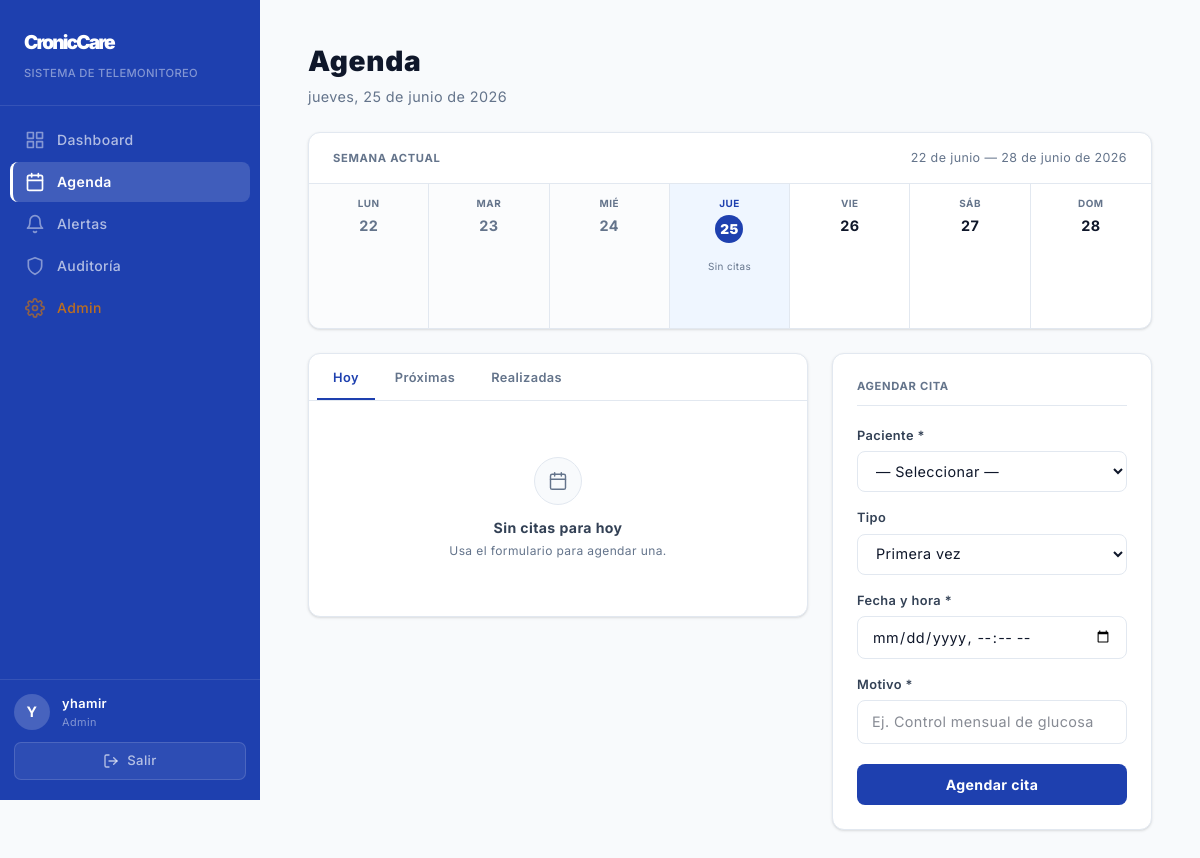
Page /agenda/ (signed in) on the earlier database version.
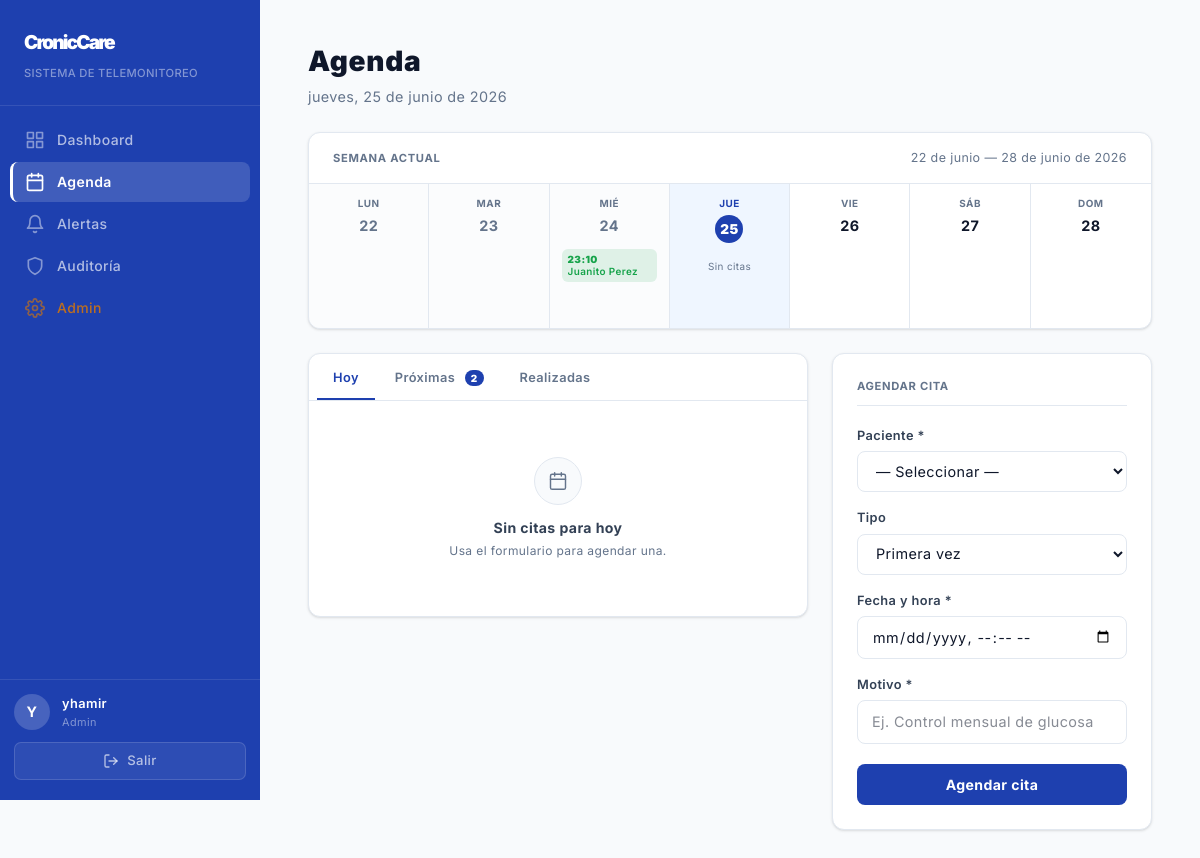
Same page on the later database version.
### core/models.py (models this page shows, shortened)
class Consulta(models.Model):
    TIPOS = [
        ('primera_vez', 'Primera vez'),
        ('control', 'Control rutinario'),
        ('seguimiento', 'Seguimiento'),
        ('urgencia', 'Urgencia'),
    ]
    ESTADOS = [
        ('programada', 'Programada'),
        ('realizada', 'Realizada'),
        ('cancelada', 'Cancelada'),
        ('no_asistio', 'No asistió'),
    ]
    paciente = models.ForeignKey(Paciente, on_delete=models.CASCADE, related_name='consultas')
    medico = models.ForeignKey(User, on_delete=models.SET_NULL, null=True, related_name='consultas')
    tipo = models.CharField(max_length=20, choices=TIPOS, default='control')
    estado = models.CharField(max_length=20, choices=ESTADOS, default='programada')
    fecha_hora = models.DateTimeField()
    motivo = models.CharField(max_length=300)
    diagnostico = models.TextField(blank=True)
    indicaciones = models.TextField(blank=True)
    proxima_cita = models.DateField(null=True, blank=True)
    fecha_registro = models.DateTimeField(auto_now_add=True)
    class Meta:
        ordering = ['fecha_hora']

class Paciente(models.Model):
    ENFERMEDADES = [
        ('diabetes_t2', 'Diabetes Tipo 2'),
        ('diabetes_t1', 'Diabetes Tipo 1'),
        ('hipertension', 'Hipertensión Arterial'),
        ('asma', 'Asma'),
        ('epoc', 'EPOC'),
        ('irc', 'Insuficiencia Renal Crónica'),
        ('icc', 'Insuficiencia Cardíaca Crónica'),
        ('artritis', 'Artritis Reumatoide'),
        ('otra', 'Otra'),
    ]
    user = models.OneToOneField(User, on_delete = models.SET_NULL, null = True, blank = True, related_name = 'paciente')
    nombre = models.CharField(max_length = 100)
    dni = models.CharField(max_length = 8, unique = True)
    enfermedad = models.CharField(max_length = 100, choices = ENFERMEDADES)
    fecha_nacimiento = models.DateField(null = True, blank = True)
    telefono = models.CharField(max_length = 15, blank = True)
    fecha_registro = models.DateTimeField(auto_now_add = True)

### core/views/agenda.py (the view)
# urls.py: path('agenda/', views.agenda, name='agenda'),
@login_required
@medico_required
def agenda(request):
    hoy = timezone.localdate()
    if request.method == "POST":
        return _crear_consulta(request, hoy)
    proximas = (
        Consulta.objects
        .filter(estado="programada", fecha_hora__date__gte=hoy)
        .select_related("paciente", "medico")
        .order_by("fecha_hora")
    )
    hoy_citas = proximas.filter(fecha_hora__date=hoy)
    proximas_qs = proximas.filter(fecha_hora__date__gt=hoy)
    proximas_pag = Paginator(proximas_qs, 10)
    proximas_page = proximas_pag.get_page(request.GET.get("pp", 1))
    recientes_qs = (
        Consulta.objects
        .filter(estado="realizada")
        .select_related("paciente")
        .order_by("-fecha_hora")
    )
    recientes_pag  = Paginator(recientes_qs, 10)
    recientes_page = recientes_pag.get_page(request.GET.get("rp", 1))
    semana_inicio = hoy - timedelta(days=hoy.weekday())
    semana_fin = semana_inicio + timedelta(days=6)
    citas_cal = list(
        Consulta.objects
        .filter(fecha_hora__date__gte = semana_inicio, fecha_hora__date__lte = semana_fin)
        .select_related("paciente")
        .order_by("fecha_hora")
    )
    dias_semana = [
        {
            "fecha": semana_inicio + timedelta(days=i),
            "nombre": _DIAS_ES[i],
            "citas": [c for c in citas_cal if c.fecha_hora.date() == semana_inicio + timedelta(days=i)],
            "es_hoy": semana_inicio + timedelta(days=i) == hoy,
            "pasado": semana_inicio + timedelta(days=i) < hoy,
        }
        for i in range(7)
    ]
    return render(request, "core/agenda.html", {
        "hoy": hoy,
        "hoy_citas": hoy_citas,
        "semana_citas": proximas_page,
        "proximas_page": proximas_page,
        "recientes": recientes_page,
        "recientes_page": recientes_page,
        "pacientes": Paciente.objects.all().order_by("nombre"),
        "tipos": Consulta.TIPOS,
        "today": hoy.isoformat(),
        "dias_semana": dias_semana,
        "semana_inicio": semana_inicio,
        "semana_fin": semana_fin,
    })

### core/context_processors.py (called while the page is built)
def alertas_pendientes(request):
    if not request.user.is_authenticated:
        return {'total_alertas_pendientes': 0}
    total = cache.get(_CACHE_KEY)
    if total is None:
        total = Alerta.objects.filter(resuelta=False, criticidad='critica').count()
        cache.set(_CACHE_KEY, total, _CACHE_SECS)
    return {'total_alertas_pendientes': total}

### core/permissions.py (called while the page is built)
def es_medico(user):
    return user.groups.filter(name="Medico").exists() or user.is_superuser

### core/templates/core/agenda.html (shortened to what the changed rows need)
{% extends 'core/base.html' %}
{% block content %}
<div class="p-10 px-12 max-w-350 mx-auto">
  <div class="mb-6">
    <h1 class="font-black text-[1.75rem] tracking-wide text-text">Agenda</h1>
  </div>
  <div class="bg-surface rounded-xl border border-border shadow-sm mb-6 overflow-hidden">
    <div class="grid grid-cols-7 divide-x divide-border">
      {% for dia in dias_semana %}
      <div class="min-h-36 p-3 {% if dia.es_hoy %}bg-primary-light{% elif dia.pasado %}bg-bg/60{% endif %}">
        <div class="text-center mb-3">
          <div class="text-[0.62rem] font-bold uppercase tracking-wider mb-1
            {% if dia.es_hoy %}text-primary{% else %}text-muted{% endif %}">
            {{ dia.nombre }}
          </div>
          {% if dia.es_hoy %}
          <div class="inline-flex items-center justify-center w-7 h-7 rounded-full bg-primary text-white text-[0.85rem] font-black">
            {{ dia.fecha|date:"d" }}
          </div>
          {% else %}
          <div class="text-[0.9rem] font-bold {% if dia.pasado %}text-muted{% else %}text-text{% endif %}">
            {{ dia.fecha|date:"d" }}
          </div>
          {% endif %}
        </div>
        <div class="flex flex-col gap-1">
          {% for c in dia.citas %}
          <div class="px-1.5 py-1 rounded-md text-[0.62rem] font-semibold leading-tight cursor-default
            {% if c.estado == 'programada' %}bg-primary/12 text-primary
            {% elif c.estado == 'realizada' %}bg-ok/12 text-ok
            {% else %}bg-border text-muted{% endif %}"
            title="{{ c.paciente.nombre }} — {{ c.motivo }}">
            <span class="block font-black">{{ c.fecha_hora|date:"H:i" }}</span>
            <span class="truncate block">{{ c.paciente.nombre|truncatechars:13 }}</span>
          </div>
          {% endfor %}
          {% if not dia.citas and dia.es_hoy %}
          <div class="text-center text-[0.62rem] text-muted mt-1">Sin citas</div>
          {% endif %}
        </div>
      </div>
      {% endfor %}
    </div>
  </div>
  <div class="grid grid-cols-[1fr_320px] gap-6 items-start max-md:grid-cols-1">
    <div>
      <div class="bg-surface rounded-xl border border-border shadow-sm overflow-hidden">
        <div class="flex border-b border-border px-2 pt-1 gap-1">
          <button onclick="switchTab('proximas')" id="tab-proximas"
            class="tab-btn px-4 py-2.5 text-[0.8rem] font-semibold rounded-t-lg border-b-2 transition-colors duration-150 cursor-pointer bg-transparent border-transparent text-muted hover:text-text">
            Próximas
            {% if semana_citas %}<span class="ml-1.5 text-[0.62rem] font-black bg-primary text-white px-1.5 py-0.5 rounded-full">{{ semana_citas|length }}</span>{% endif %}
          </button>
        </div>
      </div>
    </div>
  </div>
</div>
{% endblock %}

Differences in the rows shown:
added Consulta: fecha_hora "23:10", paciente.nombre "Juanito Perez"
Other differences:
{{ semana_citas|length }}: (not shown) → "2"
